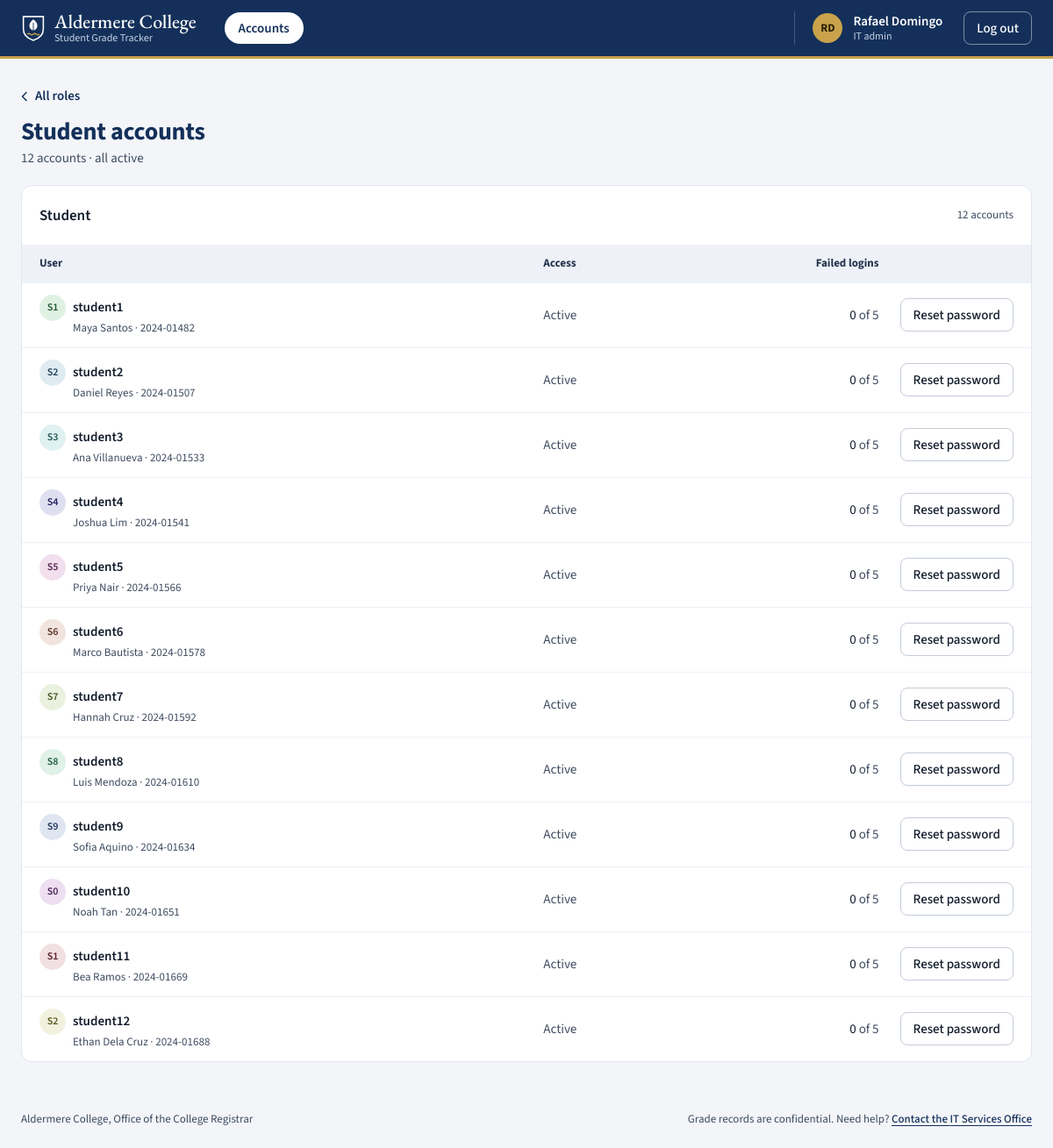
The app's page /admin/accounts/student (signed in) with its own data.
### tables this page shows
CREATE TABLE users (
    id INTEGER PRIMARY KEY AUTOINCREMENT,
    username TEXT UNIQUE NOT NULL,
    password TEXT NOT NULL,
    role TEXT NOT NULL CHECK(role IN ('student','teacher','academic_admin','registrar','it_admin')),
    is_locked BOOLEAN DEFAULT 0,
    failed_attempts INTEGER DEFAULT 0,
    full_name TEXT,
    student_no TEXT,
    program TEXT,
    year_level INTEGER
);

### app.py (the view)
@app.route("/admin/accounts/<role>")
@require_role("it_admin")
def admin_accounts(role):
    if role not in VALID_ROLES:
        return "Not found.", 404
    try:
        accounts = get_db().execute(
            "SELECT id, username, role, is_locked, failed_attempts, full_name, student_no "
            "FROM users WHERE role=? ORDER BY id",
            (role,),
        ).fetchall()
    except Exception as e:
        logging.error(f"account list failed role={role} err={e}")
        return "An error occurred. Please try again.", 500
    return render_template("accounts.html", account_role=role, accounts=accounts)

### app.py (called while the page is built, shortened)
def csrf_token():
    token = session.get("csrf_token")
    if not token:
        token = session["csrf_token"] = secrets.token_urlsafe(32)
    return token

@app.before_request
def check_csrf():
    if request.method != "POST":
        return None

def get_db():
    db = getattr(g, '_database', None)
    if db is None:
        db = g._database = sqlite3.connect(DATABASE)
        db.row_factory = sqlite3.Row
    return db

@app.teardown_appcontext
def close_connection(exception):
    db = getattr(g, '_database', None)
    if db is not None:
        db.close()

@app.context_processor
def shell_context():
    if "user_id" not in session:
        return {"pass_mark": PASS_MARK}
    try:
        db = get_db()
        shell_user = db.execute("SELECT full_name FROM users WHERE id=?", (session["user_id"],)).fetchone()
        period = db.execute("SELECT * FROM grading_periods LIMIT 1").fetchone()
        pending = db.execute("SELECT COUNT(*) FROM grade_change_requests WHERE status='pending'").fetchone()[0]
    except Exception as e:
        logging.error(f"shell context failed err={e}")
        return {"pass_mark": PASS_MARK}
    return {
        "pass_mark": PASS_MARK,
        "shell_period": period,
        "shell_pending": pending,
        "shell_name": (shell_user["full_name"] if shell_user else None) or session.get("username"),
    }

def valid_id(s):
    try:
        return int(s) > 0
    except (TypeError, ValueError):
        return False

def current_user():
    uid = session.get("user_id")
    if not uid:
        return None
    try:
        if not valid_id(uid):
            session.clear()
            return None
        db = get_db()
        user = db.execute("SELECT * FROM users WHERE id=?", (int(uid),)).fetchone()
        if not user:
            session.clear()
            return None
        if user["is_locked"]:
            session.clear()
            return None
        if session.get("username") != user["username"] or session.get("role") != user["role"]:
            session.clear()
            return None
        return user
    except Exception as e:
        logging.error(f"current_user failed uid={uid} err={e}")
        return None

### templates/accounts.html (shortened to what this page needs)
{% extends 'base.html' %}
{% import '_ui.html' as ui with context %}
{% set role_label = ui.ROLE_LABELS.get(account_role, account_role) %}
{% set locked_count = accounts|selectattr('is_locked')|list|length %}
{% block content %}
<nav class="crumbs" aria-label="Account navigation">
    <a class="back-link" href="/dashboard">{{ ui.icon('back') }}<span>All roles</span></a>
</nav>
<div class="title-row">
    <div>
        <h1>{{ role_label }} accounts</h1>
        <p class="sub">
            {{ accounts|length }} account{{ '' if accounts|length == 1 else 's' }}
            {%- if locked_count %} · {{ locked_count }} locked{% else %} · all active{% endif %}
        </p>
    </div>
</div>
<div class="blocks">
    <section class="panel panel-flush" aria-labelledby="role-accounts-title">
        <header class="panel-head">
            <h2 id="role-accounts-title">{{ role_label }}</h2>
            <p class="meta">{{ accounts|length }} account{{ '' if accounts|length == 1 else 's' }}</p>
        </header>
        {% if accounts %}
        <div class="table-wrap">
            <table class="ledger ledger-accounts">
                <thead>
                    <tr>
                        <th scope="col">User</th>
                        <th scope="col">Access</th>
                        <th scope="col" class="num">Failed logins</th>
                        <th scope="col"><span class="sr-only">Actions</span></th>
                    </tr>
                </thead>
                <tbody>
                    {% for u in accounts %}
                    <tr>
                        <td class="c-main">
                            {{ ui.person(u['username'], u['id']) }}
                            {% if u['full_name'] %}<span class="line-two line-indent">{{ u['full_name'] }}{% if u['student_no'] %} · {{ u['student_no'] }}{% endif %}</span>{% endif %}
                        </td>
                        <td class="c-by">{% if u['is_locked'] %}<span class="pill pill-negative">Locked</span>{% else %}<span class="text-muted">Active</span>{% endif %}</td>
                        <td class="num c-by">{{ u['failed_attempts'] }} <span class="text-muted">of 5</span></td>
                        <td class="c-action">
                            <div class="row-actions">
                                <button type="button" class="btn" data-open="reset-{{ u['id'] }}">Reset password<span class="sr-only"> for {{ u['username'] }}</span></button>
                            </div>
                        </td>
                    </tr>
                    {% endfor %}
                </tbody>
            </table>
        </div>
        {% else %}
        <p class="empty">No accounts in this role.</p>
        {% endif %}
    </section>
</div>
{% endblock %}

### templates/base.html (shortened to what this page needs)
{% import '_ui.html' as ui %}
{% set role = session.get('role') %}
{% set username = session.get('username') %}
{% set display_name = shell_name or username or '' %}
{% set name_parts = display_name.replace('Prof. ', '').replace('Dr. ', '').split() %}
<!DOCTYPE html>
<html lang="en">
<head>
    <link rel="stylesheet" href="{{ url_for('static', filename='style.css') }}">
</head>
<body>
    <header class="topbar">
        <div class="topbar-in">
            <a class="brand" href="/dashboard">
                <span class="brand-text"><span class="brand-name">{{ ui.COLLEGE }}</span><span class="brand-sub">{{ ui.PORTAL }}</span></span>
            </a>
            <div class="nav-sheet" id="site-nav">
                <nav class="tabs" aria-label="Main">
                    {% macro item(href, label, count=0, also='') %}
                    <a class="tab" href="{{ href }}"{% if request.path == href or (also and request.path.startswith(also)) %} aria-current="page"{% endif %}>
                        <span>{{ label }}</span>
                    </a>
                    {% endmacro %}
                    {% if role == 'teacher' %}
                        {{ item('/dashboard', 'Students', also='/students/') }}
                        {{ item('/grade-sheet', 'Grade sheet') }}
                    {% elif role == 'academic_admin' %}
                        {{ item('/dashboard', 'Grades') }}
                        {{ item('/approvals', 'Approvals', shell_pending or 0) }}
                        {{ item('/transcript', 'Transcripts') }}
                    {% elif role == 'registrar' %}
                        {{ item('/dashboard', 'Grading period') }}
                        {{ item('/transcript', 'Transcripts') }}
                    {% elif role == 'it_admin' %}
                        {{ item('/dashboard', 'Accounts', also='/admin/accounts/') }}
                    {% else %}
                        {{ item('/dashboard', 'My grades') }}
                        {{ item('/transcript', 'My transcript') }}
                    {% endif %}
                </nav>
            </div>
            <div class="account">
                <span class="avatar" aria-hidden="true">{% if name_parts|length > 1 %}{{ name_parts[0][0]|upper }}{{ name_parts[-1][0]|upper }}{% elif name_parts %}{{ name_parts[0][0]|upper }}{% endif %}</span>
                <span class="account-who"><span class="account-name">{{ display_name }}</span><span class="account-role">{{ ui.ROLE_LABELS.get(role, role) }}</span></span>
                <a class="btn btn-quiet btn-sm" href="/logout">Log out</a>
            </div>
        </div>
    </header>
    <main class="canvas" id="main">
        {% block content %}{% endblock %}
    </main>
    <footer class="site-foot no-print">
        <p>{{ ui.COLLEGE }}, {{ ui.OFFICE }}</p>
        <p>Grade records are confidential. Need help? <a href="/forgot-password">Contact the {{ ui.IT_OFFICE.name }}</a></p>
    </footer>
</body>
</html>

### templates/_ui.html (shortened to what this page needs)
{% macro icon(name) %}
<svg viewBox="0 0 16 16" fill="none" stroke="currentColor" stroke-width="1.5" stroke-linecap="round" stroke-linejoin="round" aria-hidden="true">
    {% if name == 'menu' %}<path d="M2.500 4.500h11M2.500 8h11M2.500 11.500h11"/>
    {% elif name == 'close' %}<path d="m3.500 3.500 9 9M12.500 3.500l-9 9"/>
    {% elif name == 'chevron' %}<path d="m6 3.500 4.500 4.500L6 12.500"/>
    {% elif name == 'back' %}<path d="M10 3.500 5.500 8l4.500 4.500"/>
    {% elif name == 'search' %}<path d="M7 12A5 5 0 1 0 7 2a5 5 0 0 0 0 10ZM10.700 10.700 14 14"/>
    {% elif name == 'sort' %}<path d="m4.500 6 3.500-3.500L11.500 6M4.500 10 8 13.500 11.500 10"/>
    {% endif %}
</svg>
{% endmacro %}
{% macro person(name, id=None) %}
{% set parts = name.split() %}
<span class="person">
    {%- if id is not none %}<span class="person-chip" style="--h:{{ (id * 67) % 360 }}" aria-hidden="true">{% if parts|length > 1 %}{{ parts[0][0]|upper }}{{ parts[-1][0]|upper }}{% else %}{{ name[0]|upper }}{{ name[-1] if name[-1].isdigit() else '' }}{% endif %}</span>{% endif -%}
    <span class="person-name">{{ name }}</span>
</span>
{% endmacro %}

### records on screen
users: full_name "Rafael Domingo"
users: {{ (id * 67) % 360 }} 134 (drawn), username "S", username "1", username "student1", full_name "Maya Santos", student_no "2024-01482", is_locked "Active", failed_attempts "0"
users: {{ (id * 67) % 360 }} 201 (drawn), username "S", username "2", username "student2", full_name "Daniel Reyes", student_no "2024-01507", is_locked "Active", failed_attempts "0"
users: {{ (id * 67) % 360 }} 176 (drawn), username "S", username "3", username "student3", full_name "Ana Villanueva", student_no "2024-01533", is_locked "Active", failed_attempts "0"
users: {{ (id * 67) % 360 }} 243 (drawn), username "S", username "4", username "student4", full_name "Joshua Lim", student_no "2024-01541", is_locked "Active", failed_attempts "0"
users: {{ (id * 67) % 360 }} 310 (drawn), username "S", username "5", username "student5", full_name "Priya Nair", student_no "2024-01566", is_locked "Active", failed_attempts "0"
users: {{ (id * 67) % 360 }} 17 (drawn), username "S", username "6", username "student6", full_name "Marco Bautista", student_no "2024-01578", is_locked "Active", failed_attempts "0"
users: {{ (id * 67) % 360 }} 84 (drawn), username "S", username "7", username "student7", full_name "Hannah Cruz", student_no "2024-01592", is_locked "Active", failed_attempts "0"
users: {{ (id * 67) % 360 }} 151 (drawn), username "S", username "8", username "student8", full_name "Luis Mendoza", student_no "2024-01610", is_locked "Active", failed_attempts "0"
users: {{ (id * 67) % 360 }} 218 (drawn), username "S", username "9", username "student9", full_name "Sofia Aquino", student_no "2024-01634", is_locked "Active", failed_attempts "0"
users: {{ (id * 67) % 360 }} 285 (drawn), username "S", username "0", username "student10", full_name "Noah Tan", student_no "2024-01651", is_locked "Active", failed_attempts "0"
users: {{ (id * 67) % 360 }} 352 (drawn), username "S", username "1", username "student11", full_name "Bea Ramos", student_no "2024-01669", is_locked "Active", failed_attempts "0"
users: {{ (id * 67) % 360 }} 59 (drawn), username "S", username "2", username "student12", full_name "Ethan Dela Cruz", student_no "2024-01688", is_locked "Active", failed_attempts "0"

### other values on screen
{{ ui.COLLEGE }} "Aldermere College"
{{ ui.PORTAL }} "Student Grade Tracker"
{{ label }} "Accounts"
{{ name_parts[0][0]|upper }} "R"
{{ name_parts[-1][0]|upper }} "D"
{{ ui.ROLE_LABELS.get(role, role) }} "IT admin"
{{ role_label }} "Student"
{{ accounts|length }} "12"
{{ '' if accounts|length == 1 else 's' }} "s"
{{ ui.OFFICE }} "Office of the College Registrar"
{{ ui.IT_OFFICE.name }} "IT Services Office"
